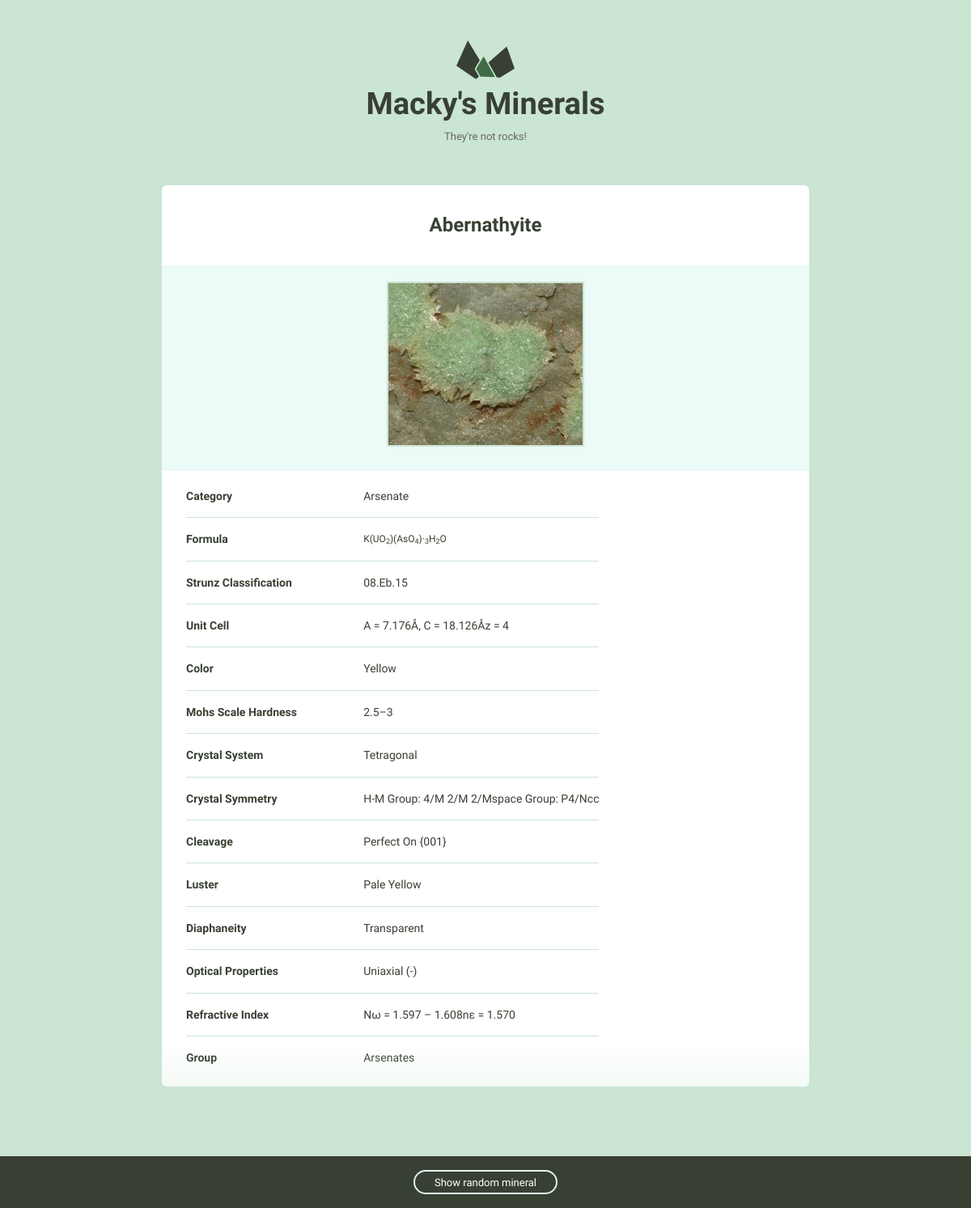
Screenshot of /minerals/abernathyite with the database file from the repository.
### minerals/models.py (models this page shows)
class Mineral(models.Model):
    name = models.TextField()
    slug = models.TextField()
    image_filename = models.TextField()
    image_caption = models.TextField()
    category = models.TextField()
    formula = models.TextField()
    strunz_classification = models.TextField()
    unit_cell = models.TextField()
    color = models.TextField()
    crystal_habit = models.TextField()
    mohs_scale_hardness = models.TextField()
    crystal_system = models.TextField()
    crystal_symmetry = models.TextField()
    cleavage = models.TextField()
    luster = models.TextField()
    streak = models.TextField()
    diaphaneity = models.TextField()
    optical_properties = models.TextField()
    refractive_index = models.TextField()
    specific_gravity = models.TextField()
    group = models.TextField()
    created_at = models.DateTimeField(auto_now_add=True)
    def __init__(self, *args, **kwargs):
        if 'slug' not in kwargs:
            kwargs['slug'] = slugify(kwargs.get('name', ''))
        super().__init__(*args, **kwargs)

### minerals/views.py (the view)
# urls.py: path('<slug:slug>', views.mineral_detail, name="detail")
def mineral_detail(request, slug):
    mineral = Mineral.objects.get(slug=slug)
    return render(request, 'minerals/mineral_details.html', {'mineral': mineral})

### minerals/templates/minerals/mineral_details.html (shortened to what this page needs)
{%extends 'layout.html'%}
{% load static %}
{%block content%}
<h1 class="mineral__name">{{ mineral.name|title }}</h1>
<div class="mineral__image-bg">
    <img class="mineral__image" alt="{{ mineral.caption }}" src="/static/images/{{ mineral.image_filename }}">
    <p class="mineral__caption">{{ mineral.caption }}</p>
</div>
<div class="mineral__table-container">
    <table class="mineral__table">
        <tr>
            <td class="mineral__category">Category</td>
            <td>{{ mineral.category|title }}</td>
        </tr>
        {% if mineral.formula %}
        <tr>
            <td class="mineral__category">Formula</td>
            <td class="mineral__formula">{{ mineral.formula|safe }}</td>
        </tr>
        {% endif %}
        {% if mineral.strunz_classification %}
        <tr>
            <td class="mineral__category">Strunz Classification</td>
            <td>{{mineral.strunz_classification|title}}</td>
        </tr>
        {% endif %}
        {% if mineral.unit_cell %}
        <tr>
            <td class="mineral__category">Unit Cell</td>
            <td>{{mineral.unit_cell|title}}</td>
        </tr>
        {% endif %}
        {% if mineral.color %}
        <tr>
            <td class="mineral__category">Color</td>
            <td>{{mineral.color|title}}</td>
        </tr>
        {% endif %}
        {% if mineral.mohs_scale_hardness %}
        <tr>
            <td class="mineral__category">Mohs Scale Hardness</td>
            <td>{{mineral.mohs_scale_hardness|title}}</td>
        </tr>
        {% endif %}
        {% if mineral.crystal_system %}
        <tr>
            <td class="mineral__category">Crystal System</td>
            <td>{{mineral.crystal_system|title}}</td>
        </tr>
        {% endif %}
        {% if mineral.crystal_symmetry %}
        <tr>
            <td class="mineral__category">Crystal Symmetry</td>
            <td>{{mineral.crystal_symmetry|title}}</td>
        </tr>
        {% endif %}
        {% if mineral.cleavage %}
        <tr>
            <td class="mineral__category">Cleavage</td>
            <td>{{mineral.cleavage|title}}</td>
        </tr>
        {% endif %}
        {% if mineral.luster %}
        <tr>
            <td class="mineral__category">Luster</td>
            <td>{{mineral.luster|title}}</td>
        </tr>
        {% endif %}
        {% if mineral.diaphaneity %}
        <tr>
            <td class="mineral__category">Diaphaneity</td>
            <td>{{mineral.diaphaneity|title}}</td>
        </tr>
        {% endif %}
        {% if mineral.optical_properties %}
        <tr>
            <td class="mineral__category">Optical Properties</td>
            <td>{{mineral.optical_properties|title}}</td>
        </tr>
        {% endif %}
        {% if mineral.refractive_index %}
        <tr>
            <td class="mineral__category">Refractive Index</td>
            <td>{{mineral.refractive_index|title}}</td>
        </tr>
        {% endif %}
        {% if mineral.group %}
        <tr>
            <td class="mineral__category">Group</td>
            <td>{{mineral.group|title}}</td>
        </tr>
        {% endif %}
    </table>
</div>
{%endblock%}

### assets/css/global.css (style rules this page uses)
html { font-family: sans-serif; -ms-text-size-adjust: 100%; -webkit-text-size-adjust: 100%; }
body { margin: 0; }
h1 { font-size: 2em; margin: 0.67em 0; }
sub { font-size: 75%; line-height: 0; position: relative; vertical-align: baseline; bottom: -0.25em; }
img { border: 0; }
table { border-collapse: collapse; border-spacing: 0; }
td, th { padding: 0; }
html { font-size: 62.5%; }
body { background-color: #CAE5D2; font-size: 1.5em; line-height: 1.6; font-weight: 400; font-family: "Cousine"; color: #666; }
h1, h2, h3, h4, h5, h6 { margin-top: 0; margin-bottom: 2rem; font-weight: bold; font-family: "Work Sans", sans-serif; color: #384033; }
h1 { font-size: 3.8rem; }
@media (min-width: 550px) { h1 { font-size: 3.8rem; } }
p { margin-top: 0; font-size: 1.6rem; }
th, td { padding: 15px; text-align: left; border-bottom: 1px solid #e1e1e1; }
th:first-child, td:first-child { padding-left: 0; }
th:last-child, td:last-child { padding-right: 0; }
table, p, ul { margin-bottom: 2.5rem; }
.mineral__name { display: block; width: 100%; margin: 0; font-size: 24px; padding: 30px 0 30px 0; }
.mineral__image { display: block; margin: 0 auto; border: solid 2px #CAE5D2; }
.mineral__image-bg { background-color: #ecfaf8; padding: 20px 0; }
.mineral__caption { font-size: 12px; font-style: italic; padding: 10px 0 0 0; margin: 0; }
.mineral__table { font-size: 14px; color: #384033; }
.mineral__table td { border-color: #CAE5D2; }
.mineral__table tr:last-of-type td { border-bottom: none; padding-bottom: 0; }
.mineral__table-container { padding: 5px 30px 0; }
.mineral__category { font-weight: bold; width: 40%; }
.mineral__formula { font-size: 12px; }

### rows the page displays
Mineral: name "Abernathyite", image_filename (picture), category "Arsenate", formula "K(UO 2 )(AsO 4 )· 3 H 2 O", strunz_classification "08.Eb.15", unit_cell "A = 7.176Å, C = 18.126Åz = 4", color "Yellow", mohs_scale_hardness "2.5–3", crystal_system "Tetragonal", crystal_symmetry "H-M Group: 4/M 2/M 2/Mspace Group: P4/Ncc", cleavage "Perfect On {001}", luster "Pale Yellow", diaphaneity "Transparent", optical_properties "Uniaxial (-)", refractive_index "Nω = 1.597 – 1.608nε = 1.570", group "Arsenates"
